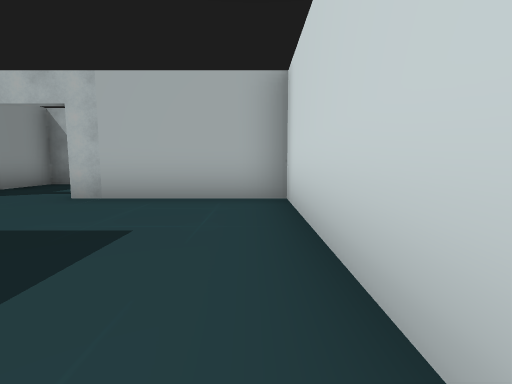
view 1 (above)

24 first-person views from a walk through a Unity game level. The camera is 1.3 m above the floor, tilts 6° down and sees 85° across. Doors are open. The floor is counted in squares, 2.25 m on a side. Each view is taken from the middle of a square. On the plan, view 1 faces up. The plan holds only what a view shows up to about 9 squares ahead; the rest is blank. The place goes on beyond the plan. The player character is not drawn. Some surface patterns are stand-ins.

view 2
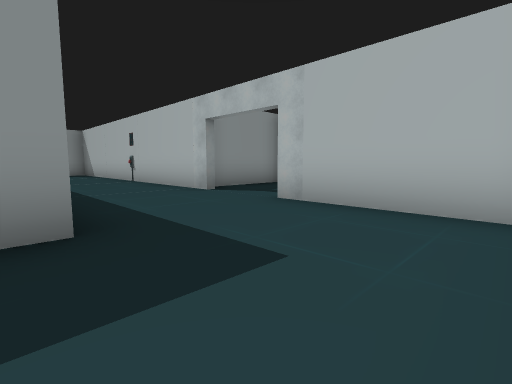

view 3
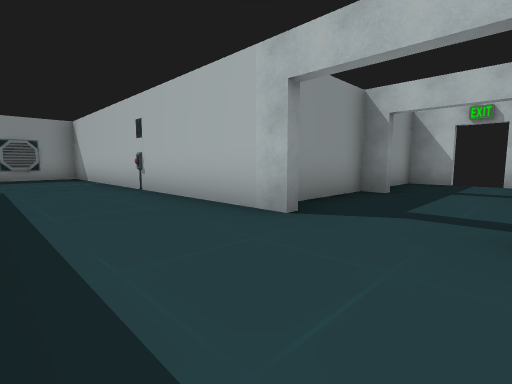

view 4
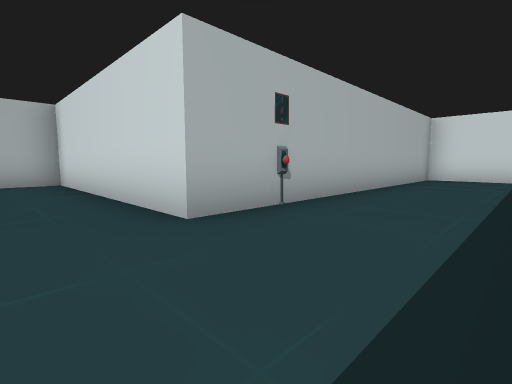

view 5
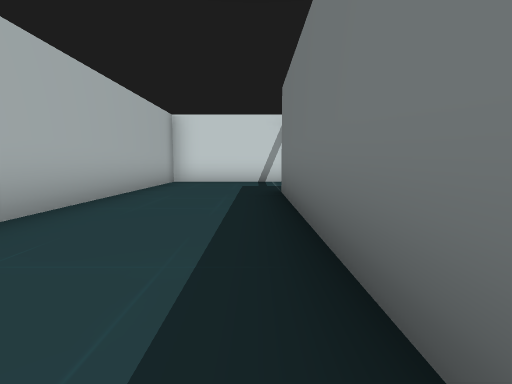

view 6
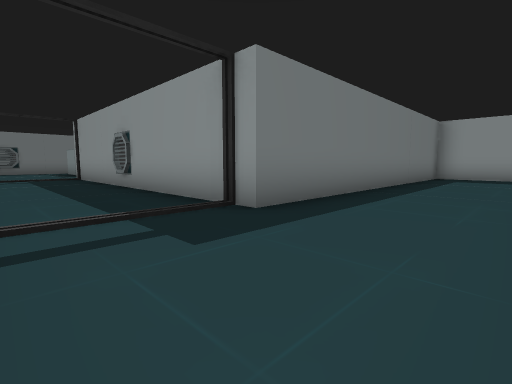

view 7
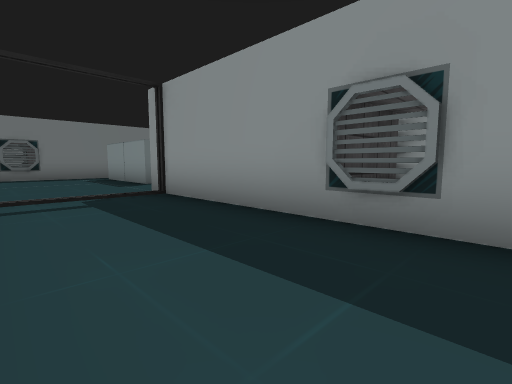

view 8
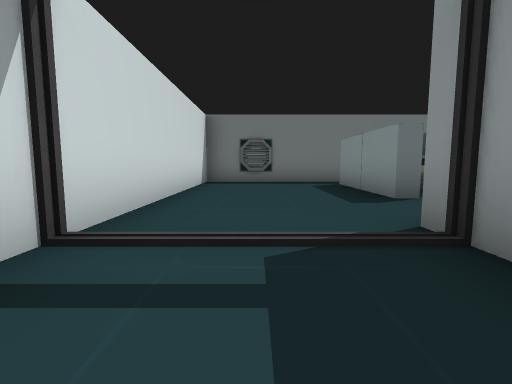

view 9
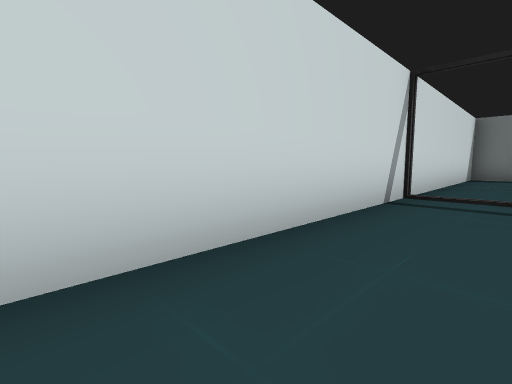

view 10
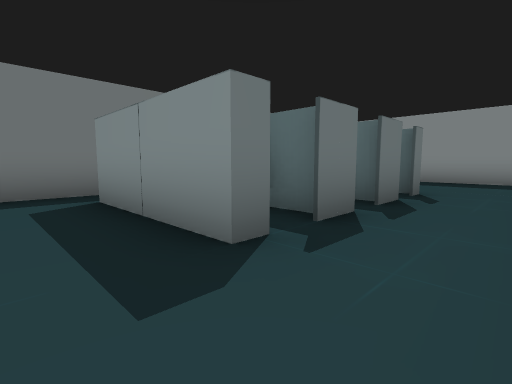

view 11
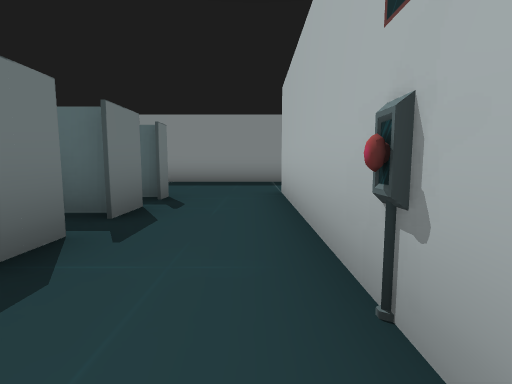

view 12
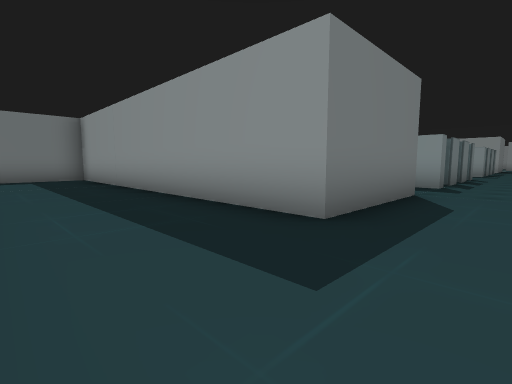

view 13
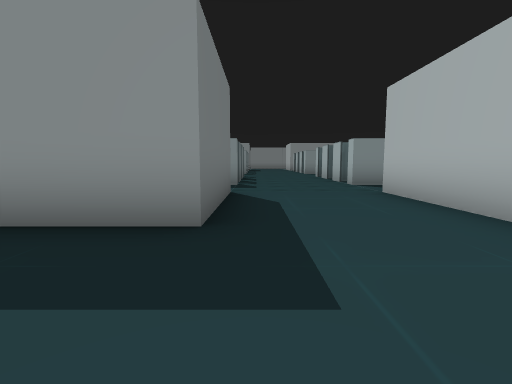

view 14
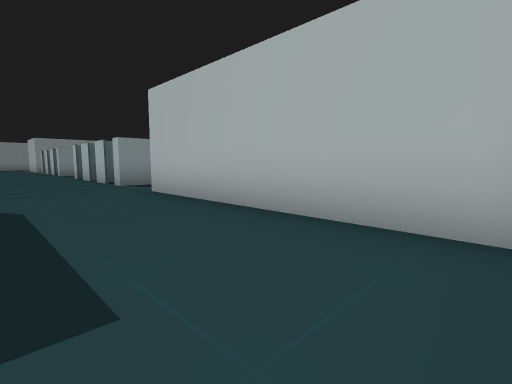

view 15
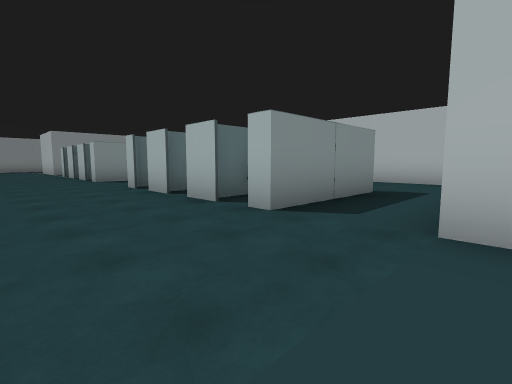

view 16
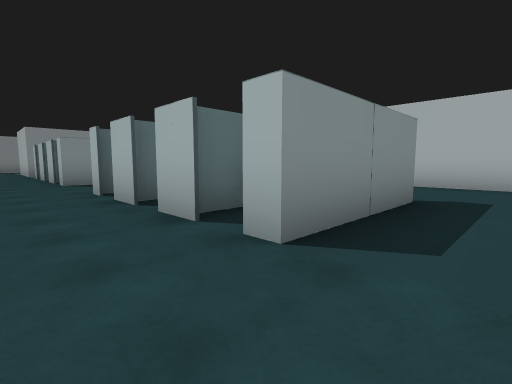

view 17
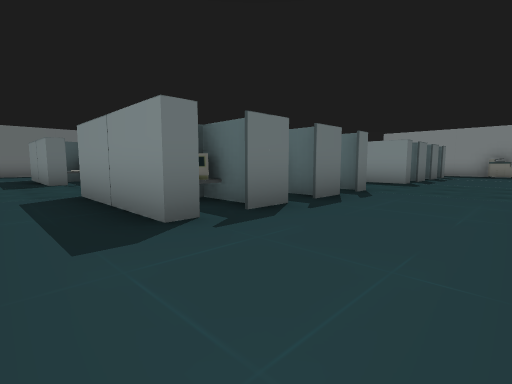

view 18
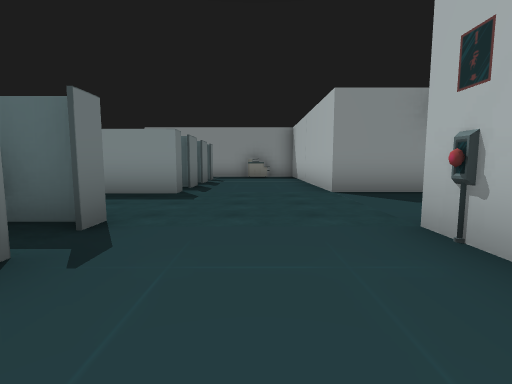

view 19
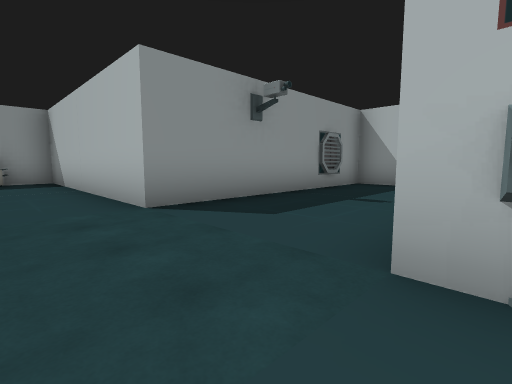

view 20
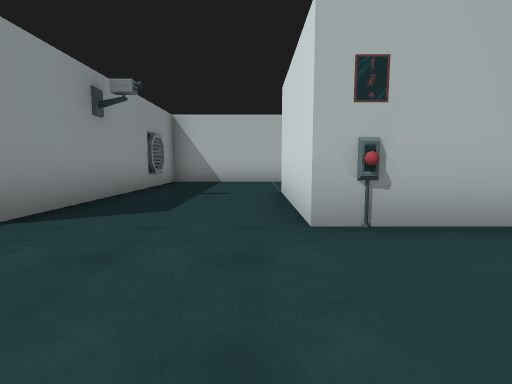

view 21
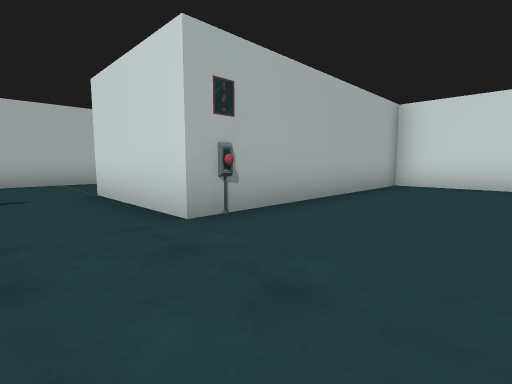

view 22
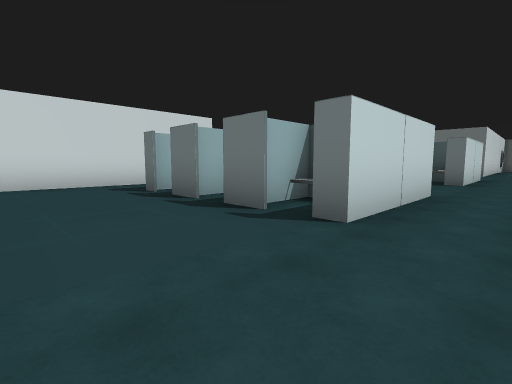

view 23
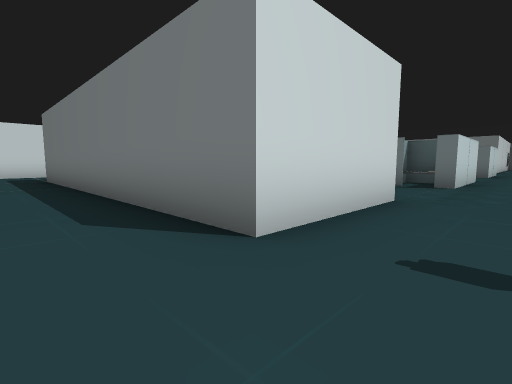

view 24
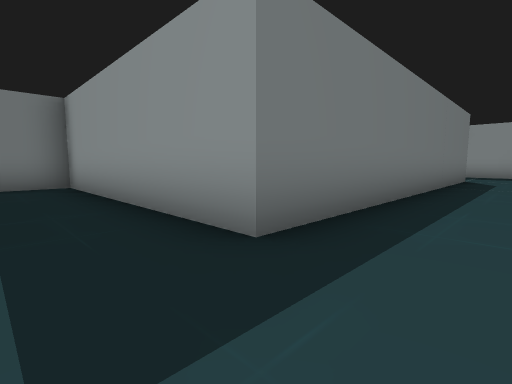

### Floor plan
Ten units are one square. View 1 is at (0, 0); x grows to the right and y downward. Boxes are objects, and circles mark ways between rooms. Rooms are numbered by the first view taken in them; rooms with no view inside come last. Other rooms are left out.
<svg viewBox="-181 -55 281 255">
<path fill="none" stroke="#000" d="M-85 15 -115 15 -115 -15 -25 -15 -25 45 65 45 65 75M-93 45 -83 45M-103 55 -103 49M-108 45 -98 45M-49 -45 -145 -45M-117 46 -117 55M65 94 65 135M-118 75 -118 45 -113 45M95 49 95 15 5 15 5 -45 -30 -45M-148 45 -142 45 -142 75M52 155 57 155 57 185M-145 -25 -145 15 -175 15M-163 45 -153 45M-176 45 -169 45M54 195 95 195 95 80M-55 105 -25 105 -25 195 -4 195M0 75 -55 75M-78 105 -72 105 -72 135M-72 75 -78 75M-93 105 -83 105M-82 75 -92 75M-87 65 -87 74M-108 105 -98 105M-98 75 -108 75M-78 45 -72 45 -72 75M-73 51 -73 46M-87 49 -87 55M-55 54 -55 15 -85 15M37 155 47 155M55 135 25 135M43 158 43 165M22 155 32 155"/>
<circle cx="-95" cy="25" r="3" fill="#2a7"/>
<circle cx="60" cy="145" r="3" fill="#2a7"/>
<circle cx="-60" cy="80" r="3" fill="#2a7"/>
<text x="-20" y="40">1</text>
<text x="-20" y="120">2</text>
<text x="-70" y="40">3</text>
<text x="40" y="140">4</text>
</svg>
Room 1 opens to room 3. Room 1 opens to room 4. Room 2 opens to room 3.

Where each view was taken, in squares from view 1:
view 1: 0 up, 0 right, facing up
view 2: 1 up, 0 right, facing up-left
view 3: 2 up, 3 left, facing up-left
view 4: 4 down, 1 left, facing up-right
view 5: 4 down, 1 right, facing right
view 6: 2 down, 9 right, facing down-left
view 7: 8 down, 9 right, facing down-left
view 8: 11 down, 8 right, facing down
view 9: 8 down, 8 right, facing down-right
view 10: 14 down, 7 right, facing down-left
view 11: 14 down, 6 right, facing left
view 12: 9 down, 0 right, facing down-left
view 13: 10 down, 0 right, facing left
view 14: 10 down, 0 right, facing up-left
view 15: 10 down, 5 left, facing up-left
view 16: 9 down, 6 left, facing up-left
view 17: 2 down, 6 left, facing down-left
view 18: 3 down, 9 left, facing left
view 19: 3 down, 11 left, facing up-left
view 20: 4 down, 12 left, facing up
view 21: 4 down, 13 left, facing up-right
view 22: 2 down, 13 left, facing down-right
view 23: 3 up, 13 left, facing down-right
view 24: 3 up, 1 left, facing down-left
